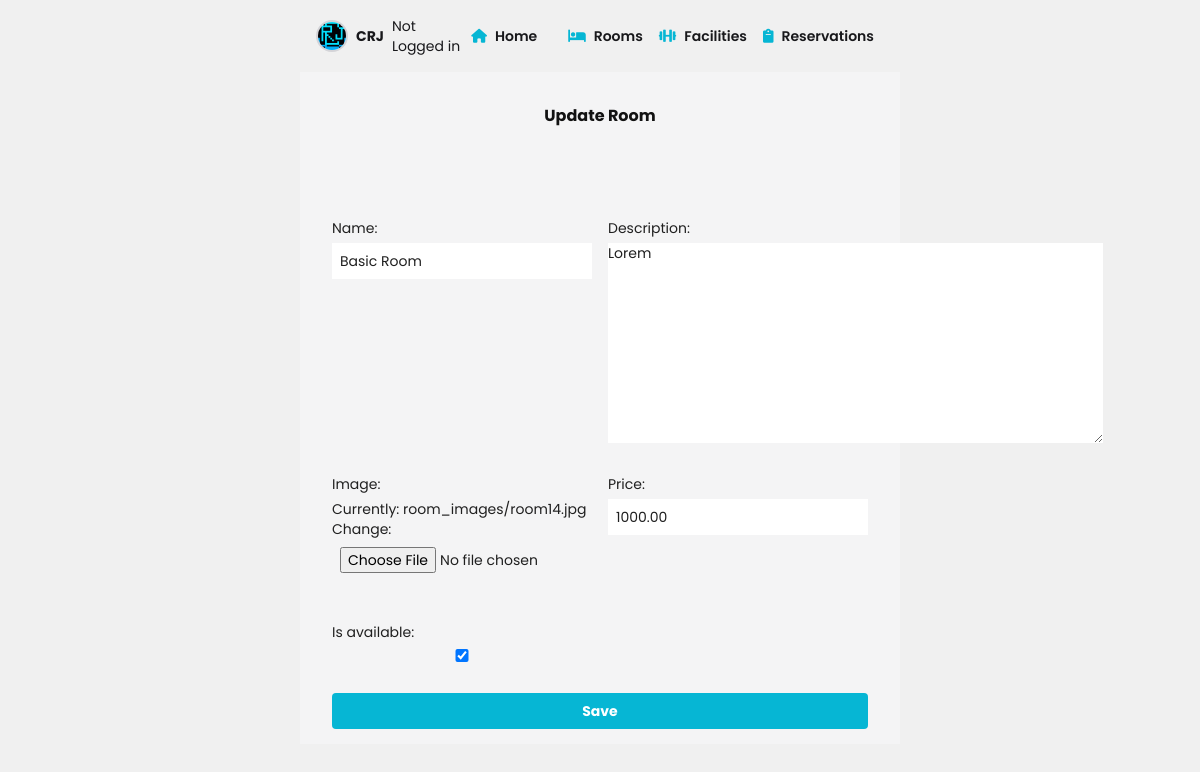
The app's page /rooms/1/update/ with its own data.
### reservation/models.py (models this page shows, shortened)
class Room(models.Model):
    name = models.CharField(max_length=100)
    description = models.TextField()
    image = models.ImageField(upload_to='room_images/')
    price = models.DecimalField(max_digits=10, decimal_places=2)
    is_available = models.BooleanField(default=True)

### reservation/views.py (the view)
# urls.py: path('rooms/<int:pk>/update/', RoomUpdateView.as_view(), name='room_update'),
class RoomUpdateView(UpdateView):
    model = Room
    fields = ['name', 'description', 'image', 'price', 'is_available']
    template_name = 'update_room.html'
    success_url = reverse_lazy('room_list')

### reservation/templates/update_room.html (shortened to what this page needs)
{% extends 'base.html' %}
{% block content %}
<h1 class="font-bold text-center mb-12 py-8">Update Room</h1>
<form action="" method="post" enctype="multipart/form-data" class="text-sm grid grid-cols-1 md:grid-cols-2 gap-4 px-8">
    {{ form.as_p }}
    <div class="col-span-2 text-center">
        <input type="submit" value="Save" class="bg-cyan-500 hover:bg-cyan-700 text-white font-bold py-2 px-4 rounded">
    </div>
</form>
{% endblock %}

### reservation/static/style.css (style rules this page uses)
body { background-color: #f0f0f0; color: #202020; font-family: "Poppins", serif; }
h1 { color: #121212; }
form label { display: block; margin: 10px 0 5px; }
form input, form select { width: 100%; padding: 8px; margin-bottom: 15px; }

### records on screen
Room: name "Basic Room", description "Lorem", price "1000.00", is_available "☑"
